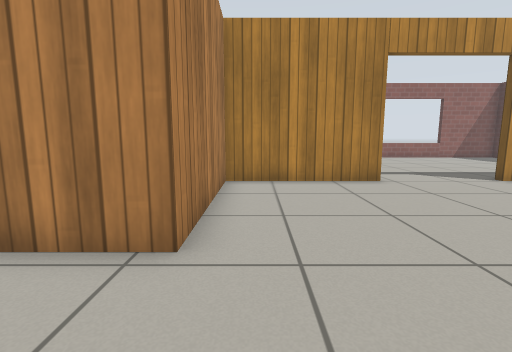
[1] (above)

20 first-person views from a walk through a Gazebo world. The camera is 0.72 m above the floor, tilts 8° down and sees 85° across. The floor is counted in squares, 0.5 m on a side. Each view is taken from the middle of a square. On the plan, view 1 faces up. The plan holds only what a view shows up to about 14 squares ahead; the rest is blank. Simple patterns stand in for the simulator's built-in surfaces.

[2]
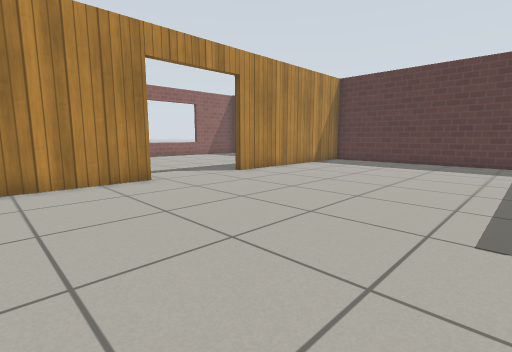

[3]
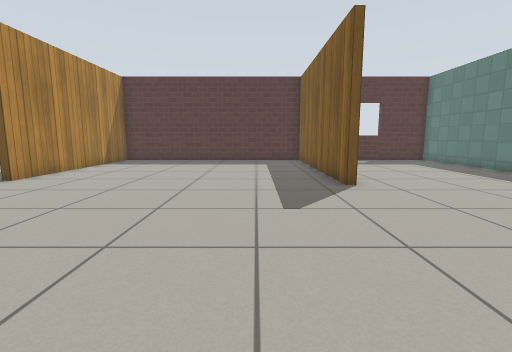

[4]
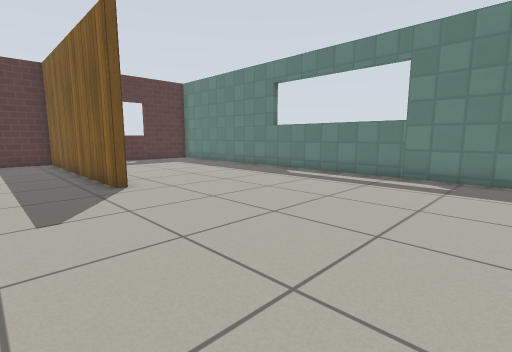

[5]
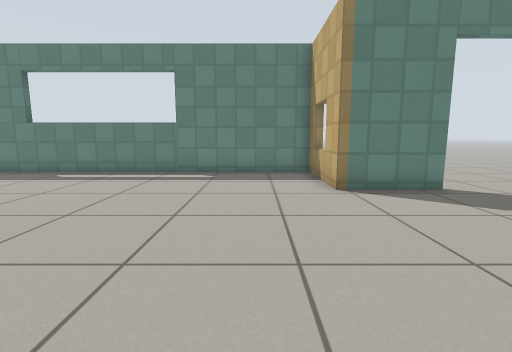

[6]
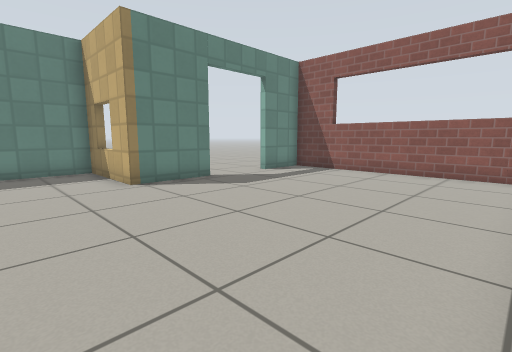

[7]
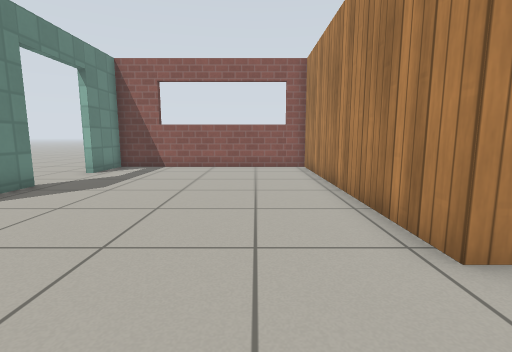

[8]
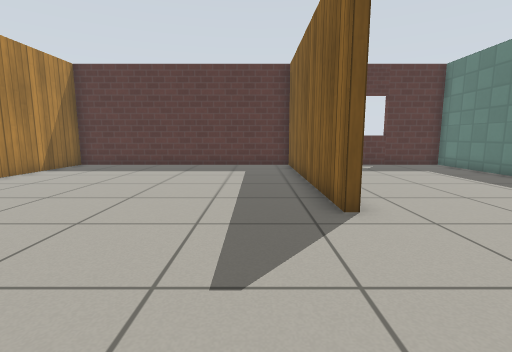

[9]
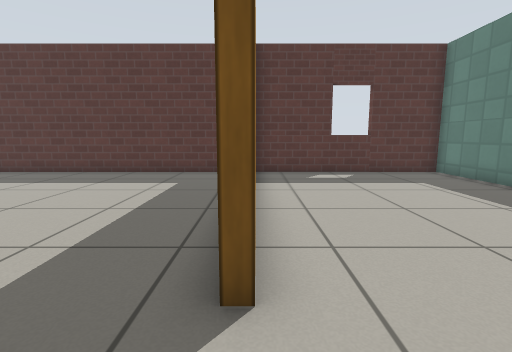

[10]
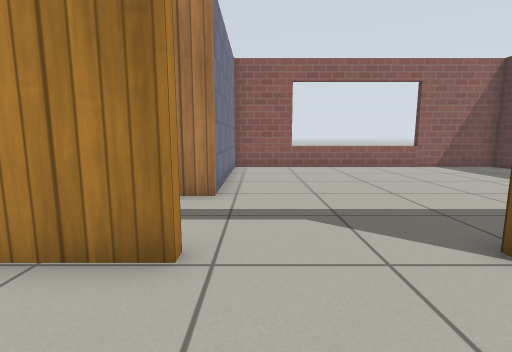

[11]
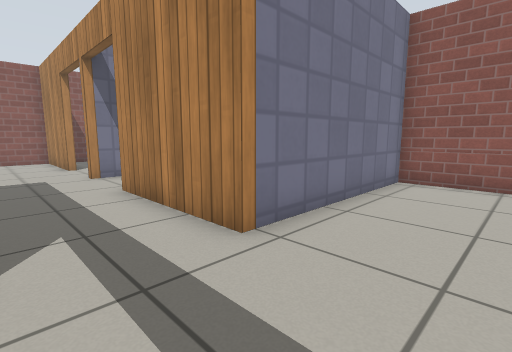

[12]
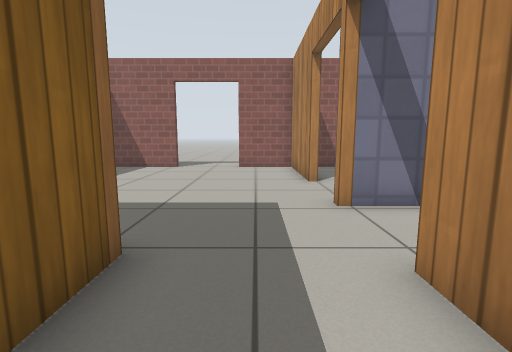

[13]
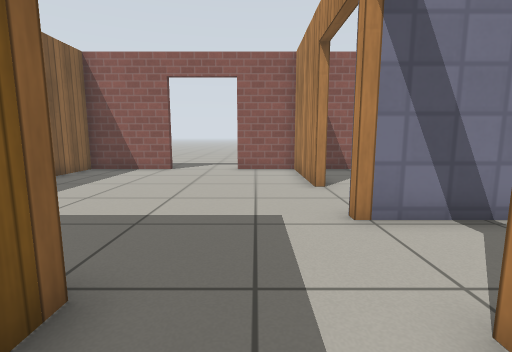

[14]
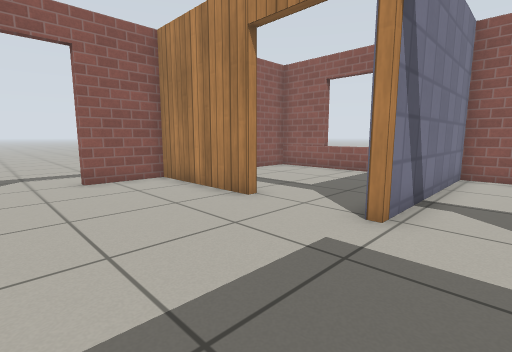

[15]
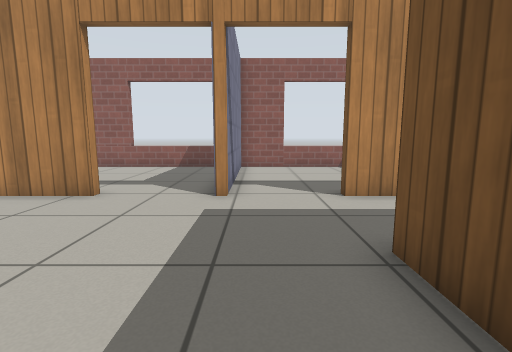

[16]
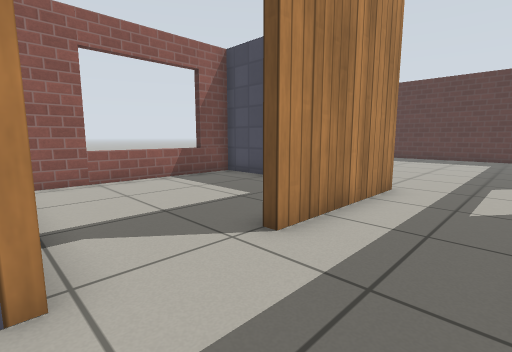

[17]
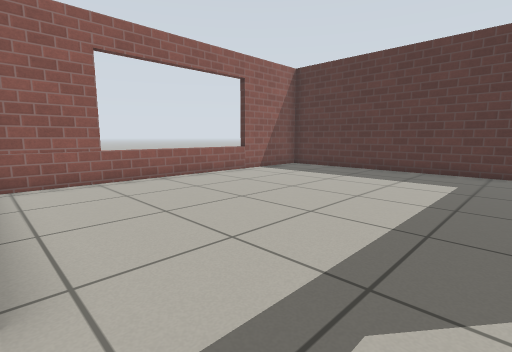

[18]
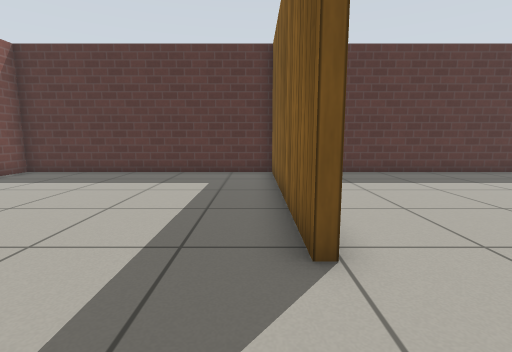

[19]
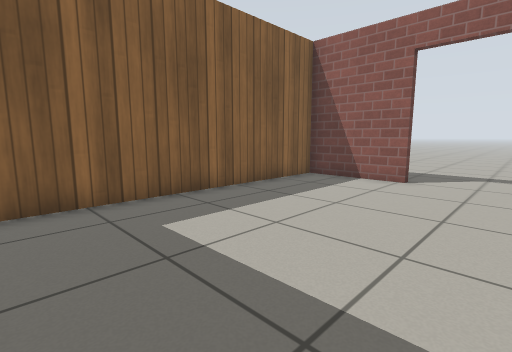

[20]
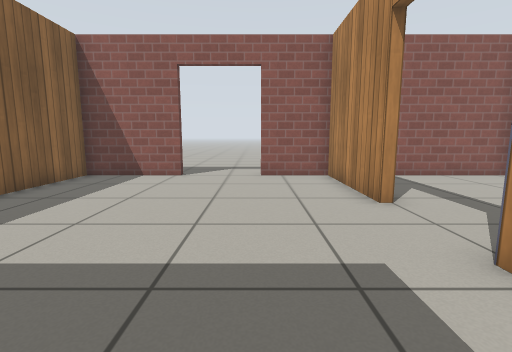

### Floor plan
Points are (right, up) in squares from view 1. A wall is a line through its corners. A room is listed if a view was taken in it or the views show most of it. See-through windows are left out.
Room 1 (views 1, 2, 3, 4, 5, 6, 7, 8, 9, 10)
walls: (7.2, -2.1) (7.2, -1.7) (16.4, -1.7) (16.4, 9) (8, 9); (8.3, -2) (7.6, -2); (4.1, 9) (-1, 9) (-1, 3.3) (-11.4, 3.3) (-11.4, -5.5) (-9.1, -5.5); (-6.1, -5.5) (-3.2, -5.5) (-3.2, -9.4) (16.4, -9.4) (16.4, -2)
ways out: open door at (6, 9) to room 2; open door at (-7.5, -6)
Room 2 (views 11, 18)
walls: (8, 9.3) (16.4, 9.3) (16.4, 19.4) (4, 19.4) (4, 12.7)
ways out: open door at (6, 9) to room 1; opening at (5, 11) to room 3
Room 3 (views 12, 13, 14, 15, 16, 17, 19, 20)
walls: (-3.7, 12.7) (-4.1, 12.7); (-1.3, 7.6) (-1.3, 9.3) (0.4, 9.3); (-7, 12.7) (-11.4, 12.7) (-11.4, 10.1); (-11.4, 7.2) (-11.4, 3.6) (-2.1, 3.6); (4, 12.7) (-0.8, 12.7)
ways out: opening at (5, 11) to room 2; open door at (-4, 13) to room 4; open door at (-11.6, 8.8)
Room 4 (no view inside)
walls: (-5, 19.4) (-11, 19.4); (-11.4, 19.5) (-11.4, 14)
ways out: open door at (-4, 13) to room 3
Room 5 (no view inside)
walls: (3.7, 17.2) (3.7, 19.4) (-3.7, 19.4) (-3.7, 12.7)

Where each view was taken, in squares from view 1:
view 1: 0 up, 0 right, facing up
view 2: 0 up, 0 right, facing up-right
view 3: 1 up, 1 left, facing right
view 4: 1 up, 1 left, facing down-right
view 5: 2 up, 1 left, facing down
view 6: 3 up, 0 right, facing down-left
view 7: 1 up, 2 right, facing left
view 8: 0 up, 2 right, facing right
view 9: 2 down, 5 right, facing right
view 10: 6 up, 5 right, facing up
view 11: 10 up, 7 right, facing up-left
view 12: 11 up, 2 right, facing left
view 13: 11 up, 1 right, facing left
view 14: 8 up, 2 left, facing up-left
view 15: 6 up, 3 left, facing up
view 16: 10 up, 4 left, facing up-right
view 17: 10 up, 4 right, facing up-right
view 18: 10 up, 5 right, facing right
view 19: 10 up, 2 left, facing down-left
view 20: 10 up, 1 left, facing left
